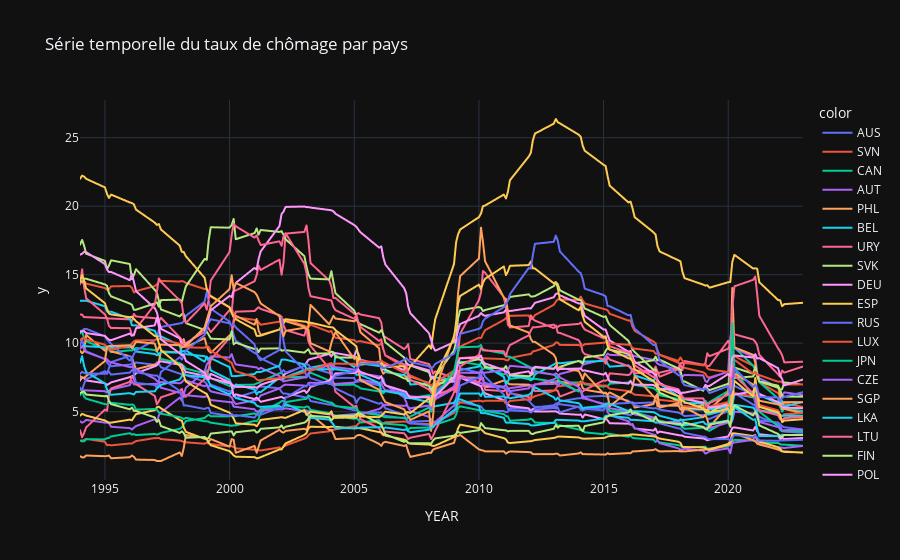

Notebook cell for this chart:
### Code cell
# S'assurer que l'index est de type date
final_data.index = d.pd.to_datetime(final_data.index)

# Créer un graphe interactif pour les séries temporelles avec Plotly Express
fig = d.px.line(final_data.Unemployment_rate, x=final_data.index, y=final_data.Unemployment_rate, color=final_data.COUNTRY,
              labels={'index': 'Date', 'Unemployment_rate': 'Unemployment Rate'},
              title='Série temporelle du taux de chômage par pays',
              template='plotly_dark')

# Afficher le plot interactif
fig.show()
